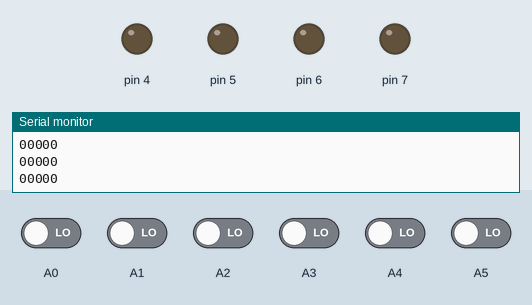
Simulated run of this sketch. Board: Arduino Uno, built with avr-gcc and run on an emulated ATmega328P. On the bench: output pins drawn as LEDs (lit = HIGH), the last lines printed to the serial monitor. Dashed ring = blinking. The test bench sets the inputs (shaded band); at power-on: A0–5 LOW.

Above: at 1.2 s.
1.3 s: A5 driven HIGH
At 2.65 s:
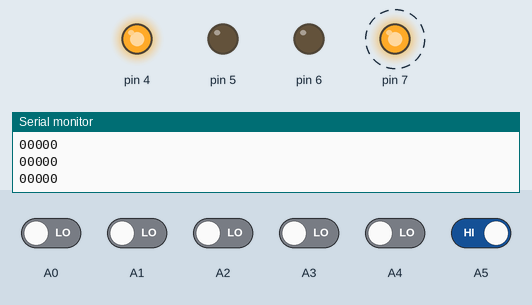
4.3 s: A2 driven HIGH and A5 driven LOW
7.3 s: A2 driven LOW
At 7.6 s:
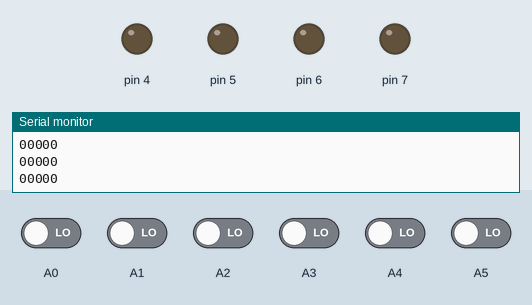
8.8 s: A2 driven HIGH
At 10.0 s:
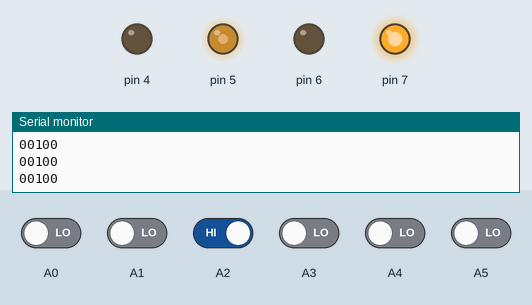
10.3 s: A0 driven HIGH and A1 driven HIGH
At 11.2 s:
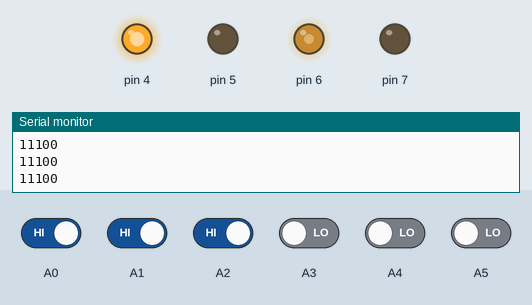
11.8 s: A0 driven LOW
At 12.3 s:
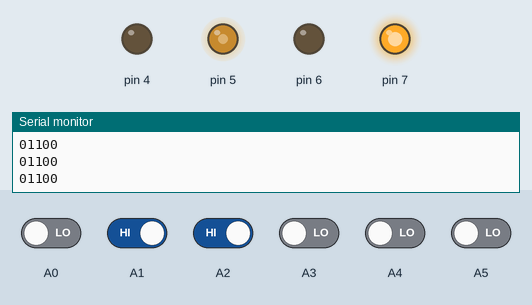
Timing chart, 0 to 14.3 s (numbered marks = the images above; inputs shaded):
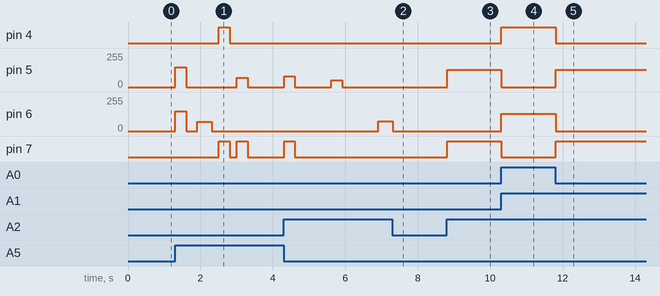

The sketch:

vong69.ino
```cpp
int ss1, ss2, ss3, ss4, ss5, ss6;
void setup() {
  pinMode(A0,INPUT);
  pinMode(A1,INPUT);
  pinMode(A2,INPUT);
  pinMode(A3,INPUT);
  pinMode(A4,INPUT);
  pinMode(A5, INPUT);


  pinMode(4,OUTPUT);
  pinMode(5,OUTPUT);
  pinMode(6,OUTPUT);
  pinMode(7,OUTPUT);

  Serial.begin(9600);
}

void readsensor()
{
  ss1 = digitalRead(A0);
  ss2 = digitalRead(A1);
  ss3 = digitalRead(A2);
  ss4 = digitalRead(A3);
  ss5 = digitalRead(A4);

  ss6 = digitalRead(A5);
}
void Hienthi()
{
  Serial.print(ss1);
  Serial.print(ss2);
  Serial.print(ss3);
  Serial.print(ss4);
  Serial.println(ss5);
}
void chay(){
  if (ss6==1) {
    analogWrite (7, 0); // cho xe robot chạy lùi 1 đoạn
    analogWrite(6, 150);
    analogWrite (4, 0);
    analogWrite(5, 150);
    delay(300);

    analogWrite (6, 0);
    analogWrite(7, 0);
    analogWrite (4, 0);
    analogWrite(5, 0);
    delay(300);

    analogWrite (7, 0); // cho xe robot xoay sang trái
    analogWrite(6, 70);
    analogWrite (4, 110);
    analogWrite(5, 0);
    delay(400);
    analogWrite (6, 0);
    analogWrite(7, 0);
    analogWrite (4, 0);
    analogWrite(5, 0);
    delay(200);

    analogWrite (7, 180); //cho xe robot đi thẳng 1 đoạn
    analogWrite(6, 0);
    analogWrite (4, 180);
    analogWrite(5, 0);
    delay(300);
    analogWrite (6, 0);
    analogWrite(7, 0);
    analogWrite (4, 0);
    analogWrite(5, 0);
    delay(200);

    analogWrite (7, 130); // cho xe robot xoay phải 1 đoạn
    analogWrite(6, 0);
    analogWrite (4, 0);
    analogWrite(5, 70);
    delay(300);
    analogWrite (6, 0);
    analogWrite(7, 0);
    analogWrite (4, 0);
    analogWrite(5, 0);
    delay(200);

    ///////////////////
    analogWrite (7, 90); //cho xe robot đi thẳng 1 đoạn
    analogWrite(6, 0);
    analogWrite (4, 90);
    analogWrite(5, 0);
    delay(600);
    analogWrite (6, 0);
    analogWrite(7, 0);
    analogWrite (4, 0);
    analogWrite(5, 0);
    delay(200);

    analogWrite (7, 130); // cho xe robot xoay phải 1 đoạn
    analogWrite(6, 0);
    analogWrite (4, 0);
    analogWrite(5, 80);
    delay(300);
    analogWrite (6, 0);
    analogWrite(7, 0);
    analogWrite (4, 0);
    analogWrite(5, 0);
    delay(200);

    ///////////////////
    analogWrite (7, 70); //cho xe robot đi thẳng 1 đoạn
    analogWrite(6, 0);
    analogWrite (4, 70);
    analogWrite(5, 0);
    delay(600);
    analogWrite (6, 0);
    analogWrite(7, 0);
    analogWrite (4, 0);
    analogWrite(5, 0);
    delay(200);

    analogWrite (7, 100); // cho xe robot xoay phải 1 đoạn
    analogWrite(6, 0);
    analogWrite (4, 0);
    analogWrite(5, 50);
    delay(300);
    analogWrite (6, 0);
    analogWrite(7, 0);
    analogWrite (4, 0);
    analogWrite(5, 0);
    delay(200);

    ///////////////////
    analogWrite (7, 95); //cho xe robot đi thẳng 1 đoạn
    analogWrite(6, 0);
    analogWrite (4, 95);
    analogWrite(5, 0);
    delay(600);
    analogWrite (6, 0);
    analogWrite(7, 0);
    analogWrite (4, 0);
    analogWrite(5, 0);
    delay(200);

    analogWrite (7, 0); // cho xe robot xoay sang trái
    analogWrite(6, 75);
    analogWrite (4, 125);
    analogWrite(5, 0);
    delay(400);
    analogWrite (6, 0);
    analogWrite(7, 0);
    analogWrite (4, 0);
    analogWrite(5, 0);
    delay(200);


  }
  else {
  if(ss3==0)
  // if(ss3==0||ss1==1&&ss2==1&&ss3==1&&ss4==1&&ss5==1)
  chaythang();
  else if(ss1==0||ss2==0)
  retrai();
  else if(ss4==0||ss5==0)
  rephai();

  else if(ss1==0&&ss2==0)
  rretrai();
  else if(ss5==0&&ss4==0)
  rrephai();

  else if(ss3==1){

   analogWrite(7,20);
   analogWrite(6,0);

   analogWrite(4,20);
   analogWrite(5,0);


  }
}}
void chaythang()
{
   analogWrite(7,69);
   analogWrite(6,0);

   analogWrite(4,69);
   analogWrite(5,0);

}
void retrai()
{

   analogWrite(7,150);
   analogWrite(6,0);


   analogWrite(4,0);
   analogWrite(5,130);

}
void rephai()
{
   analogWrite(7,0);
   analogWrite(6,130);

   analogWrite(4,150);
   analogWrite(5,0);
}
void rretrai()
{

   analogWrite(7,170);
   analogWrite(6,0);


   analogWrite(4,0);
   analogWrite(5,150);

}
void rrephai()
{
   analogWrite(7,0);
   analogWrite(6,150);

   analogWrite(4,170);
   analogWrite(5,0);
}
void dunglai()
{
   analogWrite(7,0);
   analogWrite(6,0);

   analogWrite(4,0);
   analogWrite(5,0);
}
void luilai()
{
   analogWrite(7,0);
   analogWrite(6,10);

   analogWrite(4,0);
   analogWrite(5,10);
}

void loop() {
 readsensor();
 Hienthi();
 chay();
 //chaythang();
 //retrai();
 //rephai();
}
```

Measured:
- after the input at 1.3 s, pin 4: LOW → HIGH after 1.2 s, → LOW 0.30 s later; pin 5: 0/255 → 150/255 at once, → 0/255 0.30 s later, → 70/255 1.4 s later, → 0/255 0.30 s later
- after the input at 7.3 s, pin 5: stays 0/255 (without the input it goes to 130/255 after 0.21 s); pin 7: stays LOW (without the input it goes to HIGH after 0.21 s)
- after the input at 8.8 s, pin 5: 0/255 → 130/255 at once; pin 7: LOW → HIGH at once
- after the input at 10.3 s, pin 4: LOW → HIGH at once; pin 5: 130/255 → 0/255 at once; pin 6: 0/255 → 130/255 at once; pin 7: HIGH → LOW at once
- after the input at 11.8 s, pin 4: HIGH → LOW at once; pin 5: 0/255 → 130/255 at once; pin 6: 130/255 → 0/255 at once; pin 7: LOW → HIGH at once
